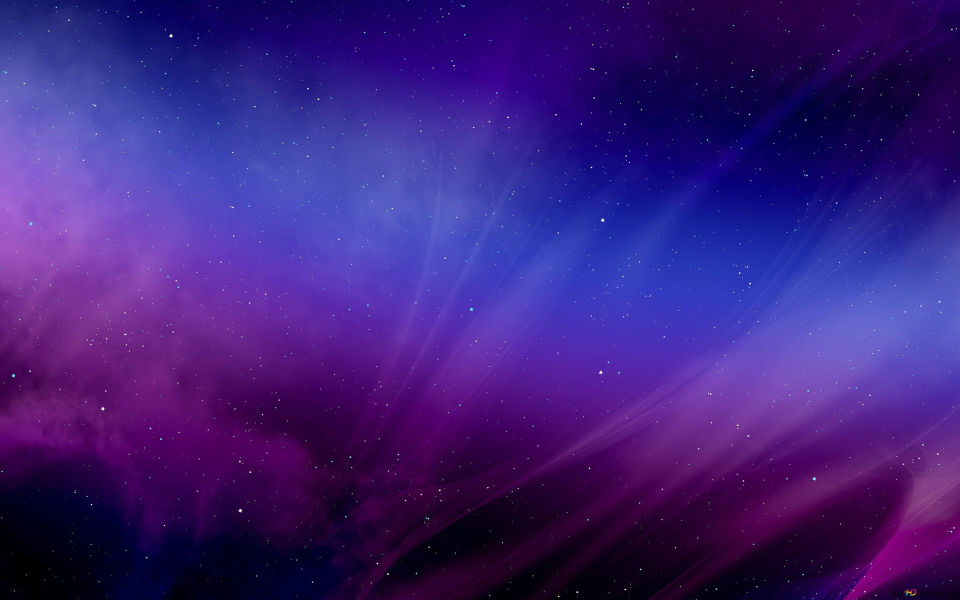
#> input picture images/void.jpg, 1920 x 1200 px (shown at 1/2 size)
$ python CW_lesson_1.py
#> lines starting #> are read from the running program, lines starting #| are printed output that depends on the picture
import cv2

img = cv2.imread("images/void.jpg")
#> img is the input picture: shape (1200, 1920, 3); mean B, G, R 122.4, 30, 59.8
img = cv2.resize(img, (500, 300))
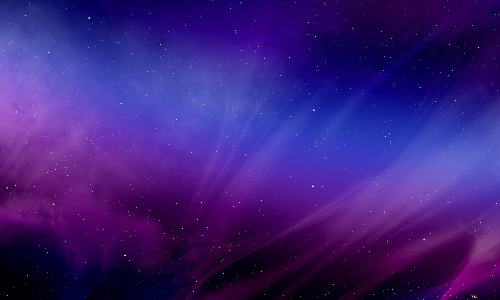
#> img: shape (300, 500, 3); mean B, G, R 122.4, 30, 59.9

cv2.imshow("image", img)

vid = cv2.VideoCapture("videos/klychko.mp4")
while True:
    ret, frame = vid.read()
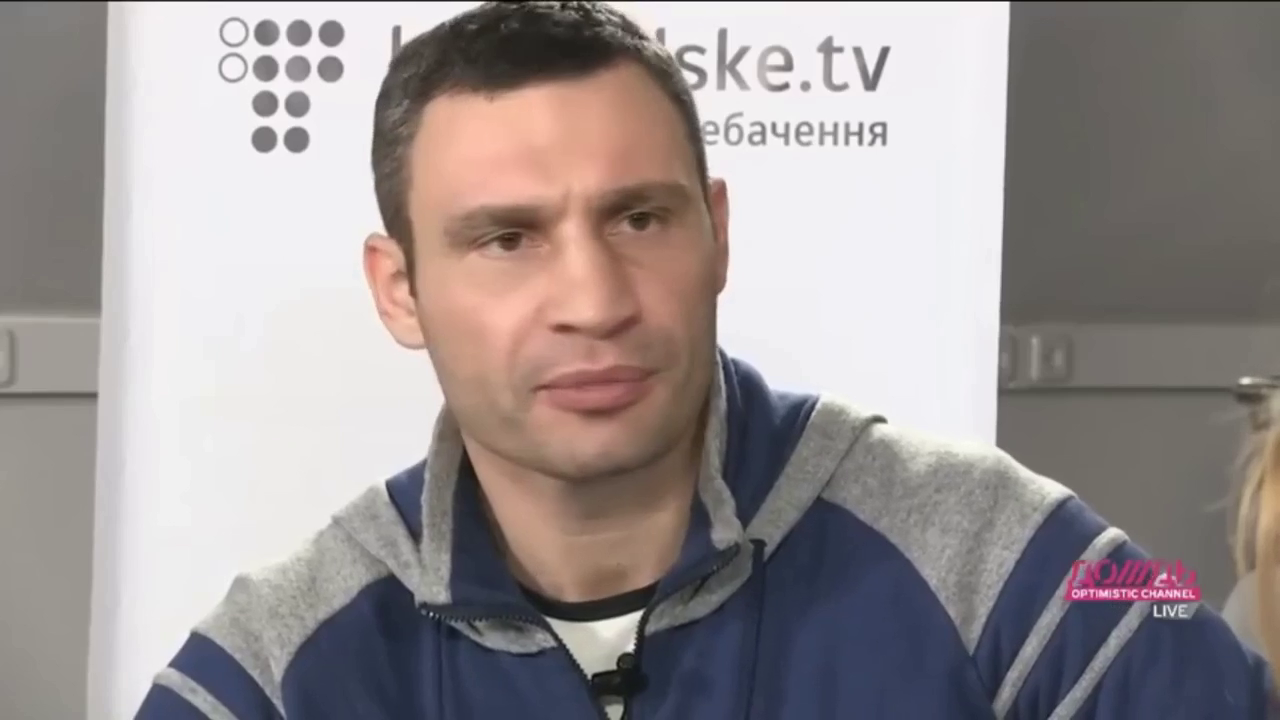
#> input picture frame 18 of videos/klychko.mp4, 1280 x 720 px
#> frame is the input picture: shape (720, 1280, 3); mean B, G, R 146.8, 147, 154.8
    if not ret:
        break
    frame = cv2.resize(frame, (700, 400))
#> frame: shape (400, 700, 3)

    cv2.imshow("video", frame)
    if cv2.waitKey(10) & 0xFF == ord('q'):
#> (key q is pressed here)
        break

vid.release()
cv2.destroyAllWindows()
